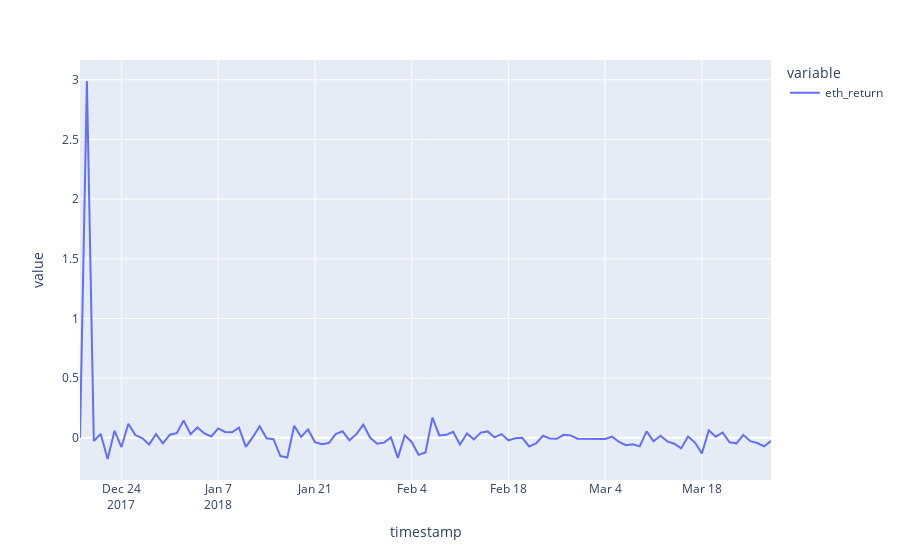

The cell this chart's notebook holds for it:
### Code cell
df.plot(x='timestamp', y=['eth_return'])
